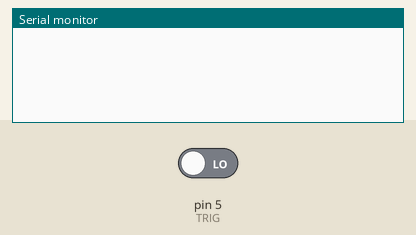
Recording of a sketch running on a simulated Arduino Uno, built with avr-gcc and run on an emulated ATmega328P. On the bench: the last lines printed to the serial monitor. The inputs (shaded band) are chosen by the test bench; at power-on: pin 5 (TRIG) LOW.

Above: at 11.2 s.
11.3 s: pin 5 (TRIG) driven HIGH
At 12.3 s:
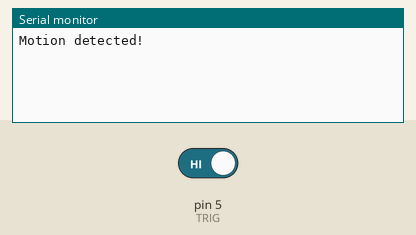
12.8 s: pin 5 (TRIG) driven LOW
At 13.4 s:
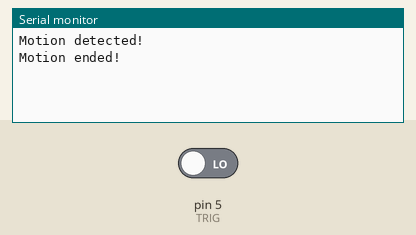

The sketch:

test_script_pir.ino
```cpp
#define TRIG 5

void setup() {
  // put your setup code here, to run once:
  pinMode(TRIG,INPUT);
  Serial.begin(9600);
  delay(10000);
}

void loop() {
  // put your main code here, to run repeatedly:
  if(digitalRead(TRIG)==HIGH){
      Serial.println("Motion detected!");
      while(digitalRead(TRIG)==HIGH);
      Serial.println("Motion ended!");
    }


}
```

Measured:
- after the input at 11.3 s, the serial monitor: prints a new line at once (image 1)
- after the input at 12.8 s, the serial monitor: prints a new line at once (image 2)
